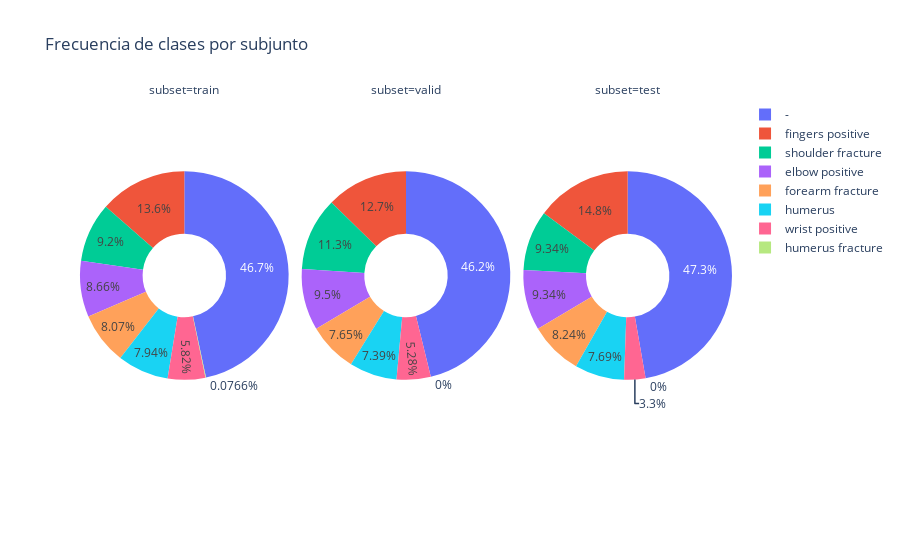

The code cell stored with this chart in its notebook:
### Code cell
fig = px.pie(
    df.groupby("subset", observed=True)["class_name"].value_counts().sort_values(ascending=False).reset_index(),
    names="class_name",
    values="count",
    labels={"class_name": "Clase", "count": "Frecuencia"},
    title="Frecuencia de clases por subjunto",
    color="class_name",
    facet_col="subset",
    hole=0.4
)
fig.show()

### Figure 1 — Plotly figure (JSON) as saved in the notebook; plotly's stock layout.template omitted (floating-point values rounded to 4 significant figures)
{"data": [{"customdata": [["-"], ["fingers positive"], ["shoulder fracture"], ["elbow positive"], ["forearm fracture"], ["humerus"], ["wrist positive"], ["humerus fracture"]], "domain": {"x": [0, 0.32], "y": [0, 1]}, "hole": 0.4, "hovertemplate": "subset=train<br>Clase=%{customdata[0]}<br>Frecuencia=%{value}<extra></extra>", "labels": ["-", "fingers positive", "shoulder fracture", "elbow positive", "forearm fracture", "humerus", "wrist positive", "humerus fracture"], "legendgroup": "", "marker": {"colors": ["#636efa", "#EF553B", "#00cc96", "#ab63fa", "#FFA15A", "#19d3f3", "#FF6692", "#B6E880"]}, "name": "", "showlegend": true, "type": "pie", "values": [1827, 531, 360, 339, 316, 311, 228, 3]}, {"customdata": [["-"], ["fingers positive"], ["forearm fracture"], ["humerus"], ["elbow positive"], ["wrist positive"], ["shoulder fracture"], ["humerus fracture"]], "domain": {"x": [0.34, 0.66], "y": [0, 1]}, "hole": 0.4, "hovertemplate": "subset=valid<br>Clase=%{customdata[0]}<br>Frecuencia=%{value}<extra></extra>", "labels": ["-", "fingers positive", "forearm fracture", "humerus", "elbow positive", "wrist positive", "shoulder fracture", "humerus fracture"], "legendgroup": "", "marker": {"colors": ["#636efa", "#EF553B", "#00cc96", "#ab63fa", "#FFA15A", "#19d3f3", "#FF6692", "#B6E880"]}, "name": "", "showlegend": true, "type": "pie", "values": [175, 48, 43, 36, 29, 28, 20, 0]}, {"customdata": [["-"], ["fingers positive"], ["shoulder fracture"], ["elbow positive"], ["humerus"], ["forearm fracture"], ["wrist positive"], ["humerus fracture"]], "domain": {"x": [0.68, 1.0], "y": [0, 1]}, "hole": 0.4, "hovertemplate": "subset=test<br>Clase=%{customdata[0]}<br>Frecuencia=%{value}<extra></extra>", "labels": ["-", "fingers positive", "shoulder fracture", "elbow positive", "humerus", "forearm fracture", "wrist positive", "humerus fracture"], "legendgroup": "", "marker": {"colors": ["#636efa", "#EF553B", "#00cc96", "#ab63fa", "#FFA15A", "#19d3f3", "#FF6692", "#B6E880"]}, "name": "", "showlegend": true, "type": "pie", "values": [86, 27, 17, 17, 15, 14, 6, 0]}], "layout": {"annotations": [{"font": {}, "showarrow": false, "text": "subset=train", "x": 0.16, "xanchor": "center", "xref": "paper", "y": 1, "yanchor": "bottom", "yref": "paper"}, {"font": {}, "showarrow": false, "text": "subset=valid", "x": 0.5, "xanchor": "center", "xref": "paper", "y": 1, "yanchor": "bottom", "yref": "paper"}, {"font": {}, "showarrow": false, "text": "subset=test", "x": 0.84, "xanchor": "center", "xref": "paper", "y": 1, "yanchor": "bottom", "yref": "paper"}], "legend": {"tracegroupgap": 0}, "title": {"text": "Frecuencia de clases por subjunto"}}}
